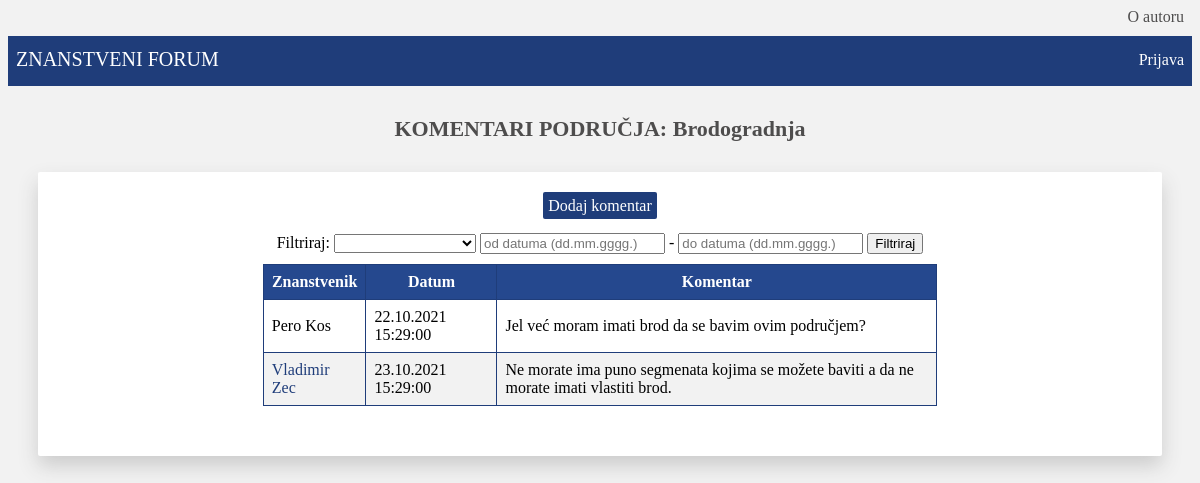
/komentari.php?id=2&naziv=Brodogradnja, run on the app's committed database.
### tables this page shows
CREATE TABLE IF NOT EXISTS `komentar` (
  `komentar_id` INT NOT NULL AUTO_INCREMENT,
  `znanstveno_podrucje_id` INT NOT NULL,
  `korisnik_id` INT NOT NULL,
  `sadrzaj` TEXT NOT NULL,
  `datum_vrijeme_kreiranja` TIMESTAMP NOT NULL,
  `komentar_znanstvenika` TINYINT NOT NULL DEFAULT 0,
  PRIMARY KEY (`komentar_id`),
  INDEX `korisnik_id_fk_idx` (`korisnik_id` ASC),
  INDEX `podrucje_id_fk_idx` (`znanstveno_podrucje_id` ASC),
  CONSTRAINT `znanstveno_podrucje_id_fk_1`
    FOREIGN KEY (`znanstveno_podrucje_id`)
    REFERENCES `znanstveno_podrucje` (`znanstveno_podrucje_id`)
    ON DELETE NO ACTION
    ON UPDATE NO ACTION,
  CONSTRAINT `korisnik_id_fk`
    FOREIGN KEY (`korisnik_id`)
    REFERENCES `korisnik` (`korisnik_id`)
    ON DELETE NO ACTION
    ON UPDATE NO ACTION);

CREATE TABLE IF NOT EXISTS `korisnik` (
  `korisnik_id` INT NOT NULL AUTO_INCREMENT,
  `tip_korisnika_id` INT NOT NULL,
  `znanstveno_podrucje_id` INT NULL,
  `korime` VARCHAR(50) NOT NULL,
  `ime` VARCHAR(50) NOT NULL,
  `prezime` VARCHAR(50) NOT NULL,
  `email` VARCHAR(50) NOT NULL,
  `lozinka` VARCHAR(50) NOT NULL,
  `slika` TEXT NULL,
  `titula` VARCHAR(20) NULL,
  `radno_mjesto` VARCHAR(50) NULL,
  `opis` TEXT NULL,
  PRIMARY KEY (`korisnik_id`),
  INDEX `tip_korisnika_id_idx` (`tip_korisnika_id` ASC),
  INDEX `podrucje_id_idx` (`znanstveno_podrucje_id` ASC),
  CONSTRAINT `tip_korisnika_id_fk`
    FOREIGN KEY (`tip_korisnika_id`)
    REFERENCES `tip_korisnika` (`tip_korisnika_id`)
    ON DELETE NO ACTION
    ON UPDATE NO ACTION,
  CONSTRAINT `znanstveno_podrucje_id_fk_3`
    FOREIGN KEY (`znanstveno_podrucje_id`)
    REFERENCES `znanstveno_podrucje` (`znanstveno_podrucje_id`)
    ON DELETE NO ACTION
    ON UPDATE NO ACTION);

### baza_funkcije.php (called while the page is built, shortened)
<?php
function izvrsiUpit($veza, $upit){
	$rezultat = mysqli_query($veza,$upit);
	return $rezultat;
}
?>

### komentari.php (the view, shortened to what this page needs)
<?php
    include_once("baza_funkcije.php");
    $veza = spojiSeNaBazu();
    $upit = "SELECT kom.*, kor.ime, kor.prezime FROM korisnik kor, komentar kom WHERE kom.korisnik_id=kor.korisnik_id";
    $rezultat = izvrsiUpit($veza, $upit);
    $upit2 = "SELECT * FROM korisnik WHERE tip_korisnika_id = 1 OR tip_korisnika_id = 0 ORDER BY prezime, ime";
    $rezultat2 = izvrsiUpit($veza, $upit2);
?>
<!DOCTYPE html>
<html>
    <head>
		<link href="stil.css" rel="stylesheet" type="text/css">
 	</head>
    <body>
        <?php
            include_once "navigacija.php";
        ?>
        <?php
            echo "<h1 id='komentari_naslov'>KOMENTARI PODRUČJA: {$_GET['naziv']}</h1>";
        ?>
        <section id="komentari_section">
            <form id="filter_form" name="filter_form" method="post"
            action="filtrirani_komentari.php">
                <a id="dodaj_kom2" href="dodaj_komentar.php">Dodaj komentar</a><br><br>
                <label name="filter_znanstvenika">Filtriraj: </label>
                <select name="filter_znanstvenika" id="filter_znanstvenika">
                <?php
                if(isset($rezultat2)) {
                    echo "<option value=''></option>";
                    while($red = mysqli_fetch_array($rezultat2)){
                            echo "<option value='{$red['korisnik_id']}'>{$red['ime']} {$red['prezime']}</option>";
                    }
                }
                ?>
                </select>
                <input name="odDatuma" placeholder="od datuma (dd.mm.gggg.)"> -
                <input name="doDatuma" placeholder="do datuma (dd.mm.gggg.)">
                <input type="submit" value="Filtriraj" name="filtriraj">
            </form>
            <table border="1">
                <thead>
                    <tr>
                        <th>Znanstvenik</th>
                        <th>Datum</th>
                        <th>Komentar</th>
                    </tr>
                </thead>
                <tbody>
                <?php
                    if(isset($rezultat)) {
                        while($red = mysqli_fetch_array($rezultat)){
                            if($red["znanstveno_podrucje_id"] == $_GET["id"]) {
                                $datum = strtotime($red['datum_vrijeme_kreiranja']);
                                $dt = date("d.m.Y H:i:s", $datum);
                                echo "<tr>";
                                if($red['komentar_znanstvenika'] == 1) {
                                    echo "<td><a href='znanstvenici.php?id={$red['znanstveno_podrucje_id']}&kor_id={$red['korisnik_id']}'>{$red['ime']} {$red['prezime']}</td>";
                                } else {
                                    echo "<td>{$red['ime']} {$red['prezime']}</td>";
                                }
                                echo "<td>{$dt}</td>";
                                echo "<td>{$red['sadrzaj']}</td>";
                                echo "</tr>";
                            }
                        }
                    }
                ?>
                </tbody>
            </table>
        </section>
    </body>
</html>

### stil.css (style rules this page uses)
* { box-sizing: border-box; }
body { background-color: rgb(242, 242, 242); }
#galerija_naslov, #znanstvena_podrucja_naslov, #komentari_naslov, #zahtjevi_naslov, #korisnici_naslov, #statistika_naslov, #profil_naslov, #filter_naslov { text-align: center; font-size: 22px; padding-top: 15px; color: rgb(78, 77, 77); }
table { text-align: center; border: 1px solid rgb(31, 61, 122); border-collapse: collapse; width: 60%; background-color: white; margin: auto; }
th, td { text-align: left; padding: 8px; }
tr:nth-child(even) { background-color: #f2f2f2 }
th { background-color: rgb(37, 72, 142); color: white; border: 1px solid rgb(31, 61, 122); text-align: center; }
td a { text-decoration: none; color:rgb(31, 61, 122); }
#znanstvena_podrucja_section, #komentari_section, #zahtjevi_section, #korisnici_section, #statistika_section, #filter_section { background-color: white; margin: 30px; box-shadow: 0 10px 20px rgb(204, 204, 204); border-radius: 2px; padding-bottom: 50px; }
#znanstvena_podrucja_section div, #komentari_section form, #korisnici_section div, #filter_section { margin-bottom: 10px; text-align: center; padding-top: 25px; }
#znanstvena_podrucja_section div a, #dodaj_kom2, #dodaj_kor, #profil_section div a { text-decoration: none; padding: 5px; background-color: rgb(31, 61, 122); color: white; border-radius: 2px; }
#komentari_section { text-align: center; }

### data on the page
komentar: korisnik.ime "Pero", korisnik.prezime "Kos", datum_vrijeme_kreiranja "22.10.2021 15:29:00", sadrzaj "Jel već moram imati brod da se bavim ovim područjem?"
komentar: korisnik.ime "Vladimir", korisnik.prezime "Zec", datum_vrijeme_kreiranja "23.10.2021 15:29:00", sadrzaj "Ne morate ima puno segmenata kojima se možete baviti a da ne morate imati vlastiti brod."

### other printed values
$_GET['naziv'] "Brodogradnja"
